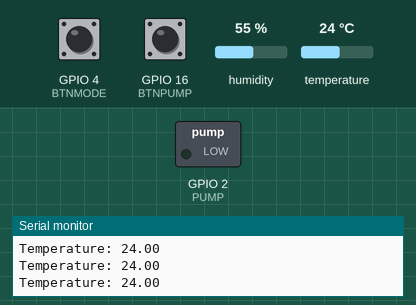
This sketch was run on a simulated ESP32. Shown: switched loads named in the sketch (green lamp = pin HIGH), the last lines printed to the serial monitor. The inputs (shaded band) are chosen by the test bench; at power-on: GPIO 4 (BTNMODE) HIGH, GPIO 16 (BTNPUMP) LOW, temperature 24 °C, humidity 55 %.

Above: at 2.8 s.
2.9 s: GPIO 4 (BTNMODE) pulled LOW for 2.35 s
6.7 s: GPIO 16 (BTNPUMP) pulled HIGH for 2.35 s
At 9.0 s:
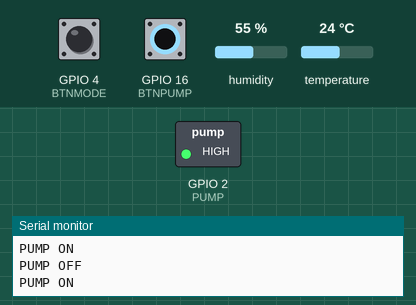
10.5 s: GPIO 4 (BTNMODE) pulled LOW for 2.35 s
At 11.3 s:
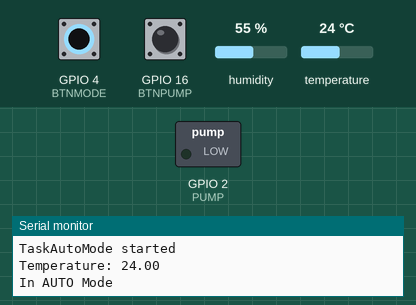
14.3 s: temperature set to 33 °C
17.0 s: temperature set to 36 °C
At 19.6 s:
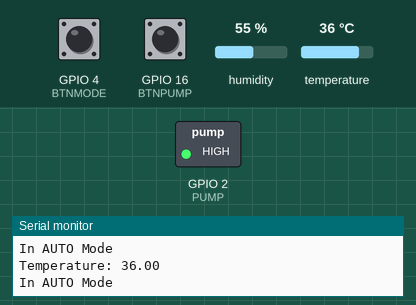
20.1 s: temperature set to 12 °C
At 22.0 s:
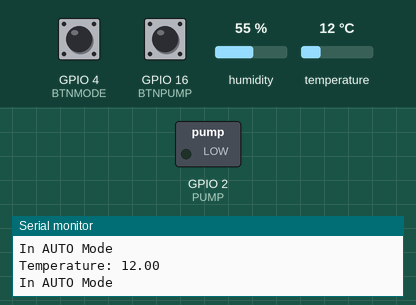
Timing chart, 0 to 23.5 s (numbered marks = the images above; inputs shaded):
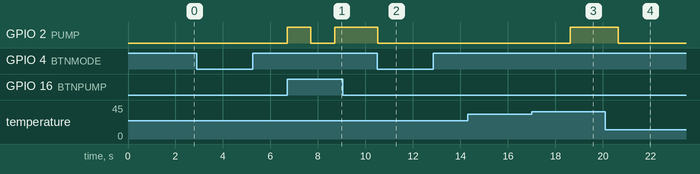

The sketch:

Automatic_Cooling.ino
```cpp
#include "DHT.h"

#define DHTPIN  15
#define BTNMODE 4
#define BTNPUMP 16
#define PUMP    2
#define DHTTYPE DHT11

// Semaphore
SemaphoreHandle_t Mutex;

// QueueHandle
QueueHandle_t xQueueBUTTON_STATE;
QueueHandle_t xQueueTemp;

// TaskHandle
TaskHandle_t xHandle1 = NULL; // Task handle for TaskAutoMode
TaskHandle_t xHandle2 = NULL; // Task handle for TaskManualMode
TaskHandle_t xHandle3 = NULL; // Task handle for readSensor

// Variable
bool BUTTON_STATE = false; // Initialize to a known state
bool PUMP_STATE = false;
bool temp; // Change to bool to match queue data type

DHT dht(DHTPIN, DHTTYPE);

void IRAM_ATTR choosemode() {
    BUTTON_STATE = !BUTTON_STATE;
    BaseType_t xHigherPriorityTaskWoken = pdFALSE;
    xQueueOverwriteFromISR(xQueueBUTTON_STATE, &BUTTON_STATE, &xHigherPriorityTaskWoken);
    if (xHigherPriorityTaskWoken) {
        portYIELD_FROM_ISR();
    }
}

// Prototype
void TaskButton(void *param);
void TaskChooseMode(void *param);
void TaskAutoMode(void *param);
void TaskManualMode(void *param);
void readSensor(void *param);

void setup() {
    Serial.begin(115200);
    Serial.println("Setup started");

    pinMode(BTNMODE, INPUT);
    pinMode(BTNPUMP, INPUT);
    pinMode(PUMP, OUTPUT);
    dht.begin(); // Initialize DHT11

    attachInterrupt(digitalPinToInterrupt(BTNMODE), choosemode, FALLING);

    Mutex = xSemaphoreCreateMutex(); // Create Mutex
    xQueueBUTTON_STATE = xQueueCreate(1, sizeof(bool)); // Create Queue
    xQueueTemp = xQueueCreate(1, sizeof(float)); // Create Queue for temperature

    // Create the TaskChooseMode task
    xTaskCreatePinnedToCore(TaskChooseMode, "TaskChooseMode", 10000, NULL, 3, NULL, 1);
    xTaskCreatePinnedToCore(readSensor, "readSensor", 10000, NULL, 1, &xHandle3, 1);

    Serial.println("Setup completed");
}

void loop() {
}

void TaskChooseMode(void *params) {
  Serial.println("TaskChooseMode started");
  while (1) {
    if (xQueueBUTTON_STATE != NULL) {
      // Get value from queue
      if (xQueueReceive(xQueueBUTTON_STATE, &temp, portMAX_DELAY) == pdPASS) {
        Serial.println("Received BUTTON_STATE change");
        // Use to delete Task
        if (xHandle1 != NULL) {
          vTaskDelete(xHandle1);
          xHandle1 = NULL;
          Serial.println("Deleted TaskAutoMode");
        }
        if (xHandle2 != NULL) {
          vTaskDelete(xHandle2);
          xHandle2 = NULL;
          Serial.println("Deleted TaskManualMode");
        }
        // Create task AutoMode and ManualMode
        if (temp == 0) {
          xTaskCreatePinnedToCore(TaskAutoMode, "TaskAutoMode", 10000, NULL, 1, &xHandle1, 1);
          vTaskResume(xHandle3); // Resume readSensor task
          Serial.println("AUTO");
        } else {
          xTaskCreatePinnedToCore(TaskManualMode, "TaskManualMode", 10000, NULL, 1, &xHandle2, 1);
          vTaskSuspend(xHandle3); // Suspend readSensor task
          Serial.println("MANUAL");
        }
      }
    }
    vTaskDelay(pdMS_TO_TICKS(100));
  }
}

void readSensor(void *params) {
    Serial.println("readSensor started");
    float temperature;

    while (1) {
        xSemaphoreTake(Mutex, portMAX_DELAY); // Take Mutex
        temperature = dht.readTemperature(); // Read temperature from DHT11
        Serial.print("Temperature: ");
        Serial.println(temperature);
        xSemaphoreGive(Mutex); // Give Mutex
        xQueueSendToBack(xQueueTemp, &temperature, 0); // Save value to queue
        vTaskDelay(pdMS_TO_TICKS(1000));
    }
}

void TaskAutoMode(void *param) {
    Serial.println("TaskAutoMode started");
    float buff;

    while (1) {
      xSemaphoreTake(Mutex,portMAX_DELAY);
      xQueueReceive(xQueueTemp,&buff,portMAX_DELAY);//Get value Sensor
      Serial.println("In AUTO Mode");
      if(buff>=35){
        digitalWrite(PUMP ,HIGH);
      }
      else{
        digitalWrite(PUMP ,LOW);
      }
      xSemaphoreGive(Mutex);
      vTaskDelay(pdMS_TO_TICKS(1000));
    }
}

void TaskManualMode(void *param) {
    Serial.println("TaskManualMode started");
     digitalWrite(PUMP ,LOW);
    while(1){
      if (digitalRead(BTNPUMP) == HIGH) {
        PUMP_STATE = !PUMP_STATE;
        if(PUMP_STATE==1){
          digitalWrite(PUMP ,HIGH);
          Serial.println("PUMP ON");
        }
        else{
          digitalWrite(PUMP ,LOW);
          Serial.println("PUMP OFF");
        }
        vTaskDelay(pdMS_TO_TICKS(1000));
      }
    }
}
```

Measured:
- the behaviour switches between 34 and 35 °C on temperature (found by bisection; images 2 and 3)
- after the input at 6.7 s, GPIO 2 (PUMP): LOW → HIGH at once, → LOW 1.0 s later, → HIGH 1.0 s later
- after the input at 10.5 s, GPIO 2 (PUMP): HIGH → LOW at once
- after the input at 17.0 s, GPIO 2 (PUMP): LOW → HIGH after 1.6 s
- after the input at 20.1 s, GPIO 2 (PUMP): HIGH → LOW after 0.54 s
